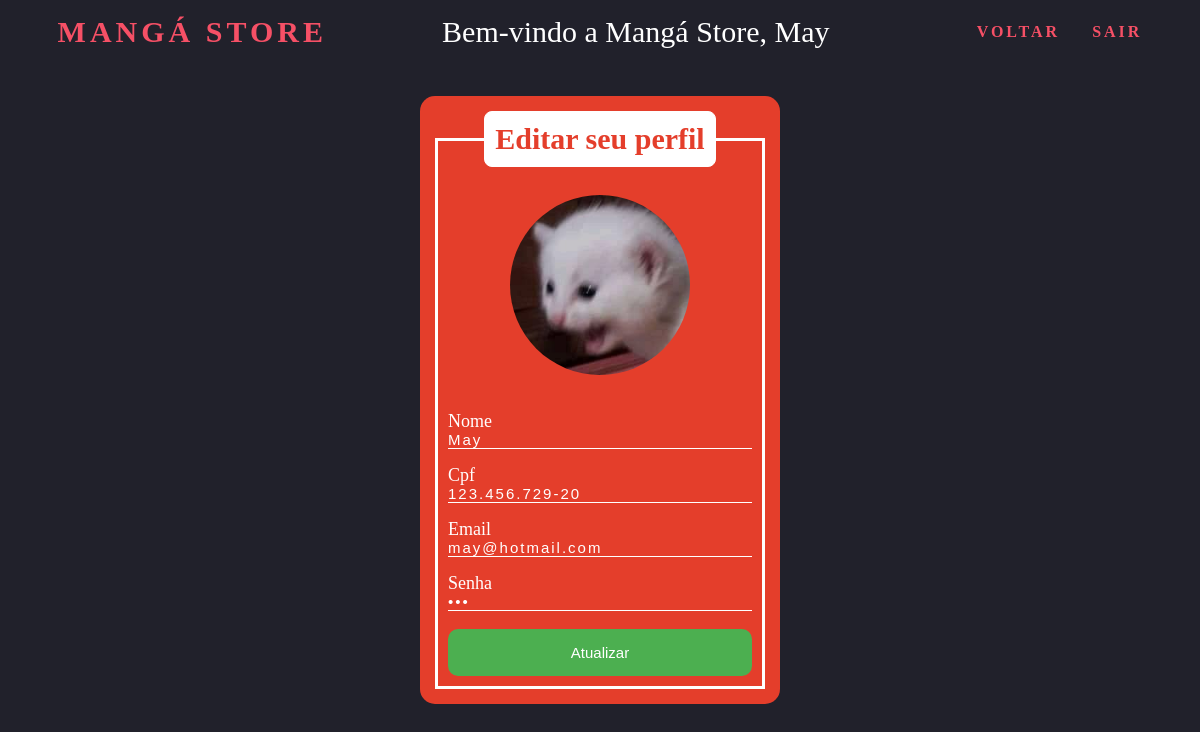
The app's page /pages/perfil/editar_perfil.php?id=2 (signed in) with its own data.
### tables this page shows
CREATE TABLE IF NOT EXISTS `usuario` (
    `id` int(2) NOT NULL AUTO_INCREMENT,
    `avatar` varchar(255) NOT NULL,
    `nome` varchar(45) NOT NULL,
    `email` varchar(110) NOT NULL,
    `cpf` varchar(14) NOT NULL,
    `senha` varchar(15) NOT NULL,
    `nivel` varchar(4),
    PRIMARY KEY (`id`)
);

### pages/perfil/editar_perfil.php (the view, shortened to what this page needs)
<?php
if (!empty($_GET['id'])) {
    include_once('../connection/config.php');
    $id = $_GET['id'];
    $sqlSelect = "SELECT * FROM usuario WHERE id = $id";
    $result = $con->query($sqlSelect);
    if ($result->num_rows > 0) {
        while ($usuario_data = mysqli_fetch_assoc($result)) {
            $nome = $usuario_data['nome'];
            $email = $usuario_data['email'];
            $cpf = $usuario_data['cpf'];
            $senha = $usuario_data['senha'];
        }
    } else {
        header("Location: ../sistema/sistema.php");
    }
}
?>
<!DOCTYPE html>
<html lang="pt-br">
<head>
    <link rel="stylesheet" href="editar_perfil.css">
</head>
<body>
    <header>
        <nav class="menu">
            <h1 class="logo">Mangá Store</h1>
            <p class="bem-vindo">Bem-vindo a Mangá Store, <?php echo $_SESSION["nome"]; ?></p>
            <ul class="nav-list">
                <li><a href="../sistema/sistema.php">Voltar</a></li>
                <li><a href="../login/login.php">Sair</a></li>
            </ul>
        </nav>
    </header>
    <div class="box-login">
        <div class="box">
            <form action="saveEdit.php" method="POST">
                <fieldset>
                    <legend><b>Editar seu perfil</b></legend>
                    <br>
                    <div class="inputBox">
                        <img class="avatar" src="<?php echo $_SESSION["avatar"]; ?>" alt="">
                    </div>
                    <br><br>
                    <div class="inputBox">
                        <input type="text" name="nome" id="nome" value="<?php echo $nome ?>" class="inputUser" required>
                        <label for="nome" class="labelInput">Nome</label>
                    </div>
                    <br><br>
                    <div class="inputBox">
                        <input type="text" name="cpf" id="cpf" maxlength="14" oninput="maskCPF(this)" value="<?php echo $cpf ?>" onblur="validar()" class="inputUser" required>
                        <label for="cpf" class="labelInput">Cpf</label>
                    </div>
                    <br><br>
                    <div class="inputBox">
                        <input type="email" name="email" id="email" value="<?php echo $email ?>" class="inputUser" required>
                        <label for="email" class="labelInput">Email</label>
                    </div>
                    <br><br>
                    <div class="inputBox">
                        <input type="password" name="senha" id="senha" value="<?php echo $senha ?>" class="inputUser" required>
                        <label for="senha" class="labelInput">Senha</label>
                        <br><br>
                    </div>
                    <input type="submit" name="update" id="update" value="Atualizar" onclick="mensagem()">
                </fieldset>
            </form>
        </div>
    </div>
</body>
</html>

### pages/perfil/editar_perfil.css (style rules this page uses)
:root { --red: #F65066; --orange: #E43E2B; --white: #fff; --blue: #76E4FE; --black: #000; --bg-color: #21212B; }
* { padding: 0; margin: 0; box-sizing: border-box; scroll-behavior: smooth; }
li { list-style: none; }
a { text-decoration: none; }
body { background-color: var(--bg-color); }
header { margin-bottom: 150px; }
.logo { font-family: 'Permanent Marker', cursive; font-size: 24px; text-transform: uppercase; letter-spacing: 4px; color: var(--red); font-weight: bold; font-size: 30px; }
.avatar { width: 180px; height: 180px; border-radius: 50%; margin-bottom: 20px; display: block; margin-left: auto; margin-right: auto; }
.menu { display: flex; align-items: center; justify-content: space-around; font-family: sans-serif; height: 8vh; }
.bem-vindo { color: var(--white); font-size: 30px; font-family: 'Permanent Marker', cursive; }
.nav-list { list-style: none; display: flex; }
.nav-list li { letter-spacing: 3px; margin-left: 32px; }
.nav-list a { font-family: 'Permanent Marker', cursive; color: var(--red); font-weight: bold; text-transform: uppercase; }
.box { color: white; position: absolute; top: 50%; left: 50%; transform: translate(-50%, -50%); background-color: var(--orange); padding: 15px; border-radius: 15px; width: 30%; }
fieldset { border: 3px solid var(--white); padding: 10px; }
legend { border: 1px solid var(--white); padding: 10px; text-align: center; background-color: var(--white); border-radius: 8px; color: var(--orange); font-weight: bold; font-size: 30px; }
.inputBox { position: relative; }
.inputUser { background: none; border: none; border-bottom: 1px solid white; outline: none; color: white; font-size: 15px; width: 100%; letter-spacing: 2px; }
.labelInput { position: absolute; top: 0px; left: 0px; pointer-events: none; transition: .5s; }
.inputUser:focus~.labelInput, .inputUser:valid~.labelInput { top: -20px; font-size: 18px; color: var(--white); }
#update { background: #4CAF50; width: 100%; border: none; padding: 15px; color: white; font-size: 15px; cursor: pointer; border-radius: 10px; transition: all 0.4s ease-in-out; }

### records on screen
usuario: nome "May", cpf "123.456.729-20", email "may@hotmail.com"

### other values on screen
$_SESSION["nome"] "May"
